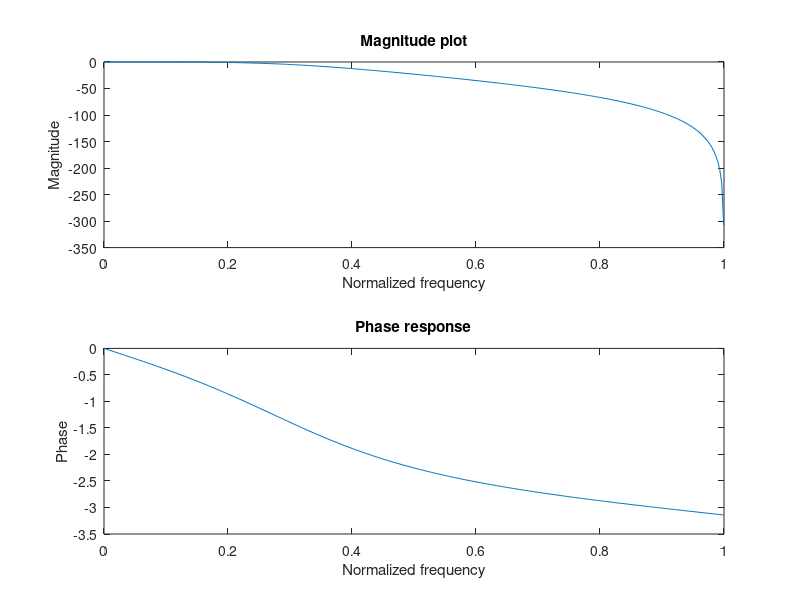
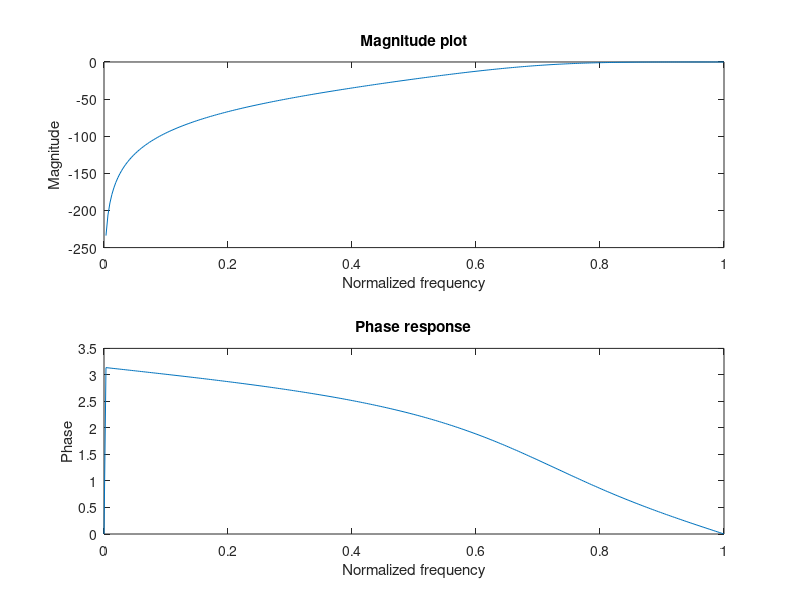
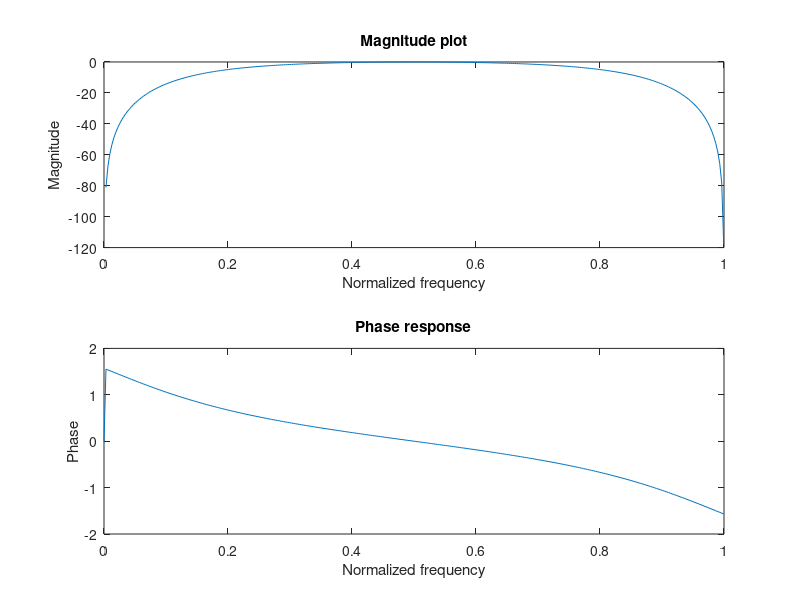
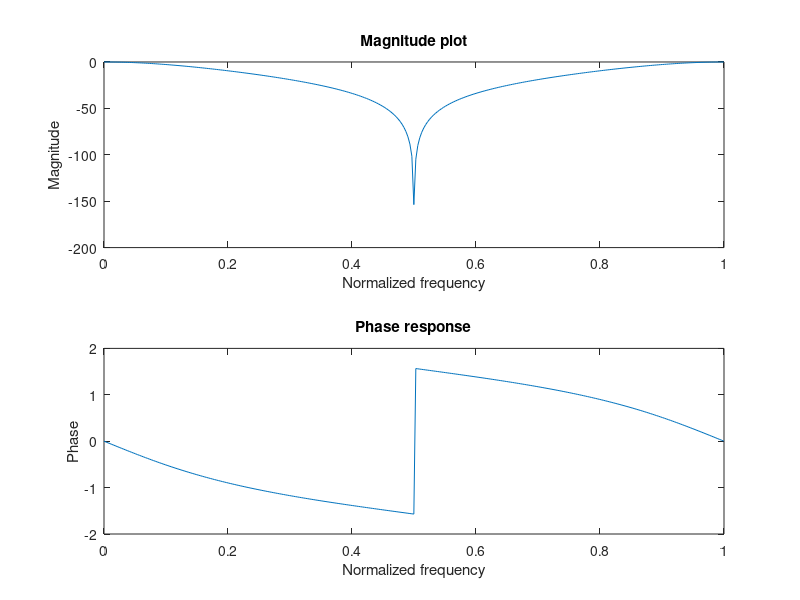

MATLAB code to generate these figures, in order:
%low pass

clear;clc;
% a1=input("Enter the passband ripple: ");
% a2=input("Enter the stopband ripple: ");
% wp=input("Enter the passband frequency: ");
% ws=input("Enter the stopband frequency: ");
a1=3;a2=15;wp=1000;ws=2000;
fs=2*(wp+ws);   % the value of fs muist be greater then only the w1,w2 is normalized bw 0 and 1
w1=2*wp/fs;     %w1,w2 must be between 0 and 1 for buttord function
w2=2*ws/fs;
[N,wn]=buttord(w1,w2,a1,a2);  
[b,a]=butter(N,wn,'low');
w=0:0.01:pi;
[H,omega]=freqz(b,a,w);
mag=20*log(abs(H));
figure(1)
subplot(2,1,1);
plot(omega/pi,mag);
xlabel("Normalized frequency");
ylabel("Magnitude");
title("Magnitude plot");
ang=angle(H);
subplot(2,1,2);
plot(omega/pi,ang);
xlabel("Normalized frequency");
ylabel("Phase");
title("Phase response");
clc;

%% high pass

clear;clc;
% a1=input("Enter the passband ripple: ");
% a2=input("Enter the stopband ripple: ");
% wp=input("Enter the passband frequency: ");
% ws=input("Enter the stopband frequency: ");
a1=3;a2=15;wp=1000;ws=500;
fs=2*(wp+ws);   % the value of fs muist be greater then only the w1,w2 is normalized bw 0 and 1
w1=2*wp/fs;     %w1,w2 must be between 0 and 1 for buttord function
w2=2*ws/fs;
[N,wn]=buttord(w1,w2,a1,a2); 
figure(2)
[b,a]=butter(N,wn,'high');
w=0:0.01:pi;
[H,omega]=freqz(b,a,w);
mag=20*log(abs(H));
subplot(2,1,1);
plot(omega/pi,mag);
xlabel("Normalized frequency");
ylabel("Magnitude");
title("Magnitude plot");
ang=angle(H);
subplot(2,1,2);
plot(omega/pi,ang);
xlabel("Normalized frequency");
ylabel("Phase");
title("Phase response");
clc;

%% pass band

clear;clc;
% a1=input("Enter the passband ripple: ");
% a2=input("Enter the stopband ripple: ");
% wp=input("Enter the passband frequency: ");
% ws=input("Enter the stopband frequency: ");
a1=1;a2=10;wp=1000;ws=5000;
fs=2*(wp+ws);   % the value of fs muist be greater then only the w1,w2 is normalized bw 0 and 1
w1=2*wp/fs;     %w1,w2 must be between 0 and 1 for buttord function
w2=2*ws/fs;
[N,wn]=buttord(w1,w2,a1,a2); 
figure(3)
wn=[w1,w2];
[b,a]=butter(N,wn,'bandpass');
w=0:0.01:pi;
[H,omega]=freqz(b,a,w);
mag=20*log(abs(H));
subplot(2,1,1);
plot(omega/pi,mag);
xlabel("Normalized frequency");
ylabel("Magnitude");
title("Magnitude plot");
ang=angle(H);
subplot(2,1,2);
plot(omega/pi,ang);
xlabel("Normalized frequency");
ylabel("Phase");
title("Phase response");
clc;

%% band stop

clear;clc;
% a1=input("Enter the passband ripple: ");
% a2=input("Enter the stopband ripple: ");
% wp=input("Enter the passband frequency: ");
% ws=input("Enter the stopband frequency: ");
a1=1;a2=10;wp=1000;ws=5000;
fs=2*(wp+ws);   % the value of fs muist be greater then only the w1,w2 is normalized bw 0 and 1
w1=2*wp/fs;     %w1,w2 must be between 0 and 1 for buttord function
w2=2*ws/fs;
[N,wn]=buttord(w1,w2,a1,a2); 
figure(4)
wn=[w1,w2];
[b,a]=butter(N,wn,'stop');
w=0:0.01:pi;
[H,omega]=freqz(b,a,w);
mag=20*log(abs(H));
subplot(2,1,1);
plot(omega/pi,mag);
xlabel("Normalized frequency");
ylabel("Magnitude");
title("Magnitude plot");
ang=angle(H);
subplot(2,1,2);
plot(omega/pi,ang);
xlabel("Normalized frequency");
ylabel("Phase");
title("Phase response");
clc;